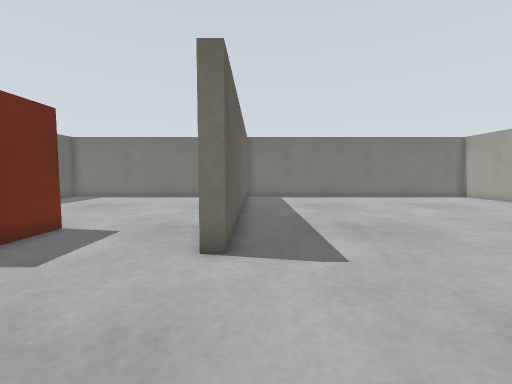
view 1 (above)

15 first-person views from a walk through a world built for the Gazebo simulator. The camera is 0.46 m above the floor, tilts 4° down and sees 90° across. The floor is counted in squares, 0.25 m on a side. Each view is taken from the middle of a square. On the plan, view 1 faces up. The plan holds only what a view shows up to about 15 squares ahead; the rest is blank. The place goes on beyond the plan. Robots are left out.

view 2
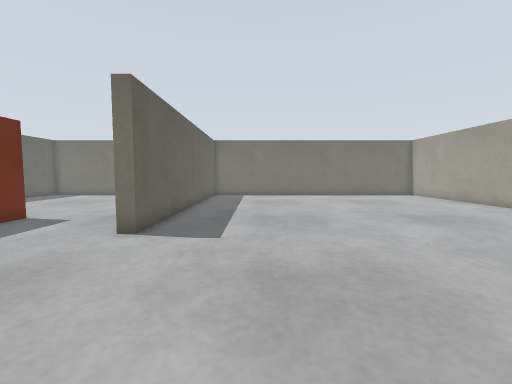

view 3
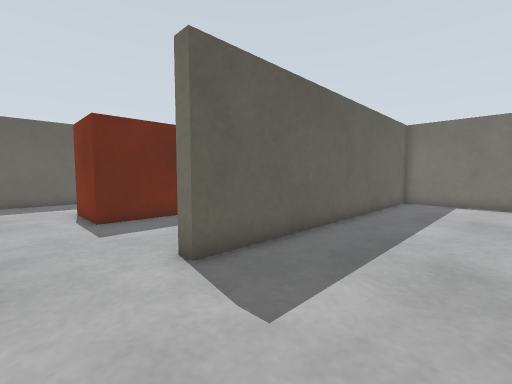

view 4
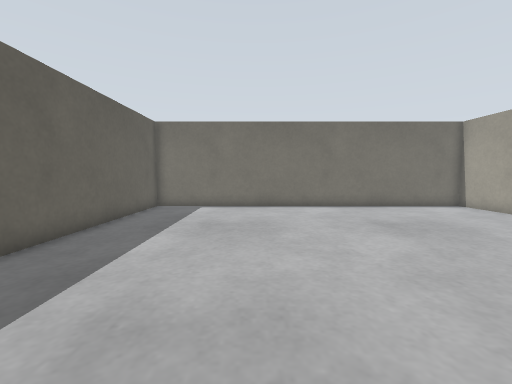

view 5
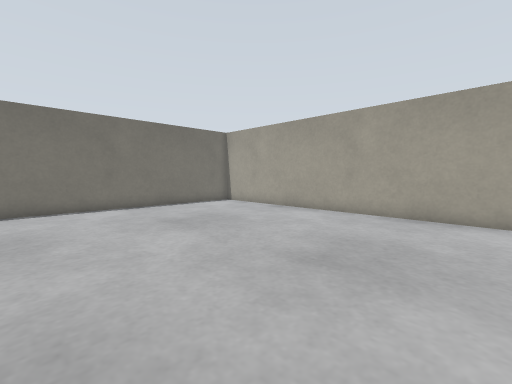

view 6
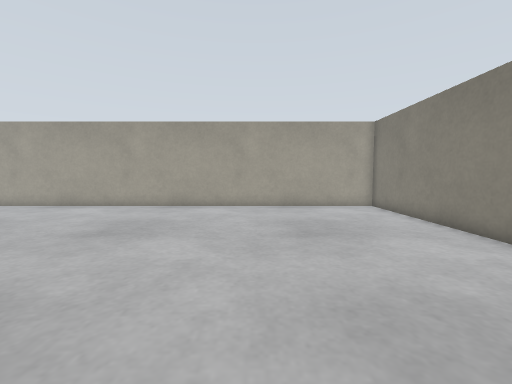

view 7
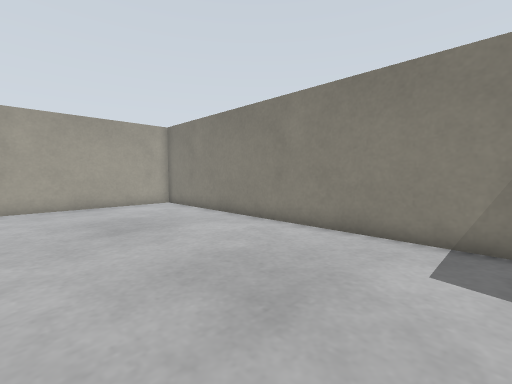

view 8
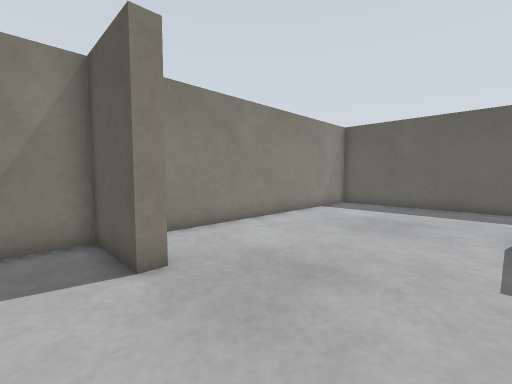

view 9
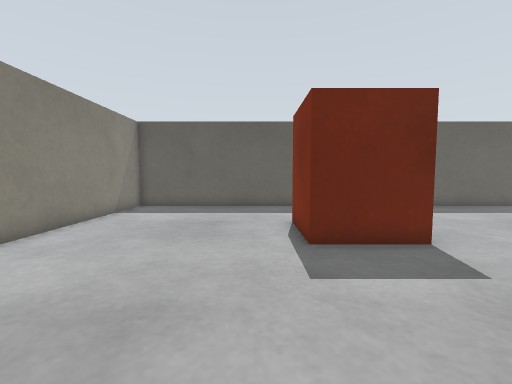

view 10
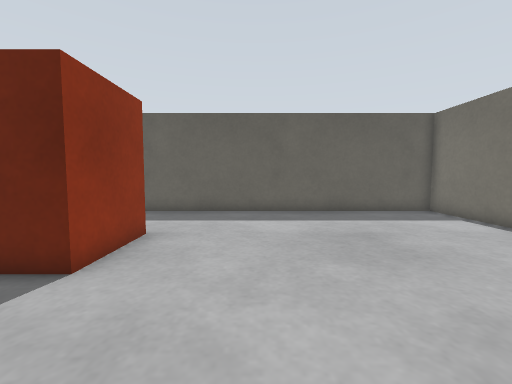

view 11
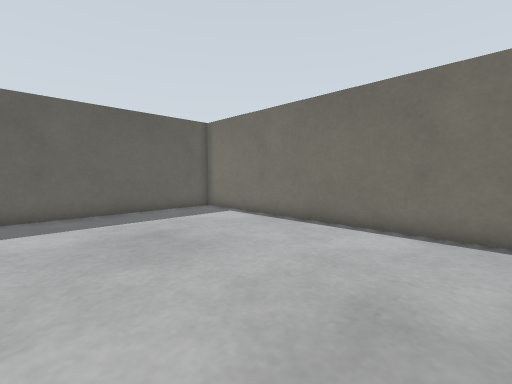

view 12
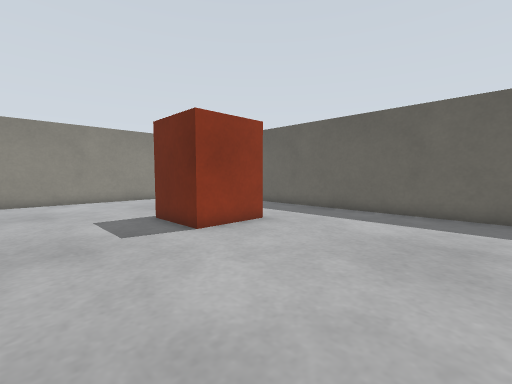

view 13
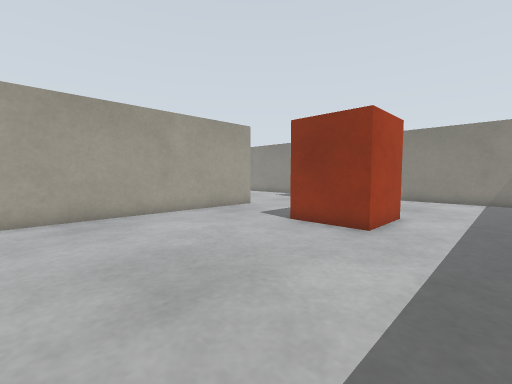

view 14
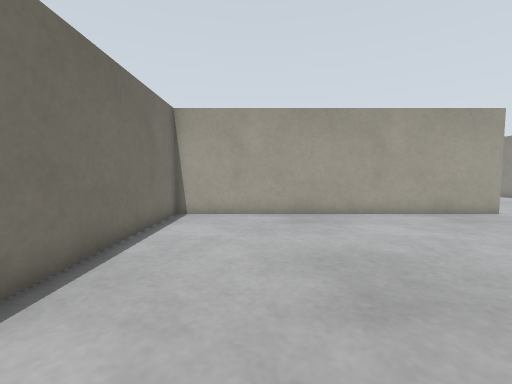

view 15
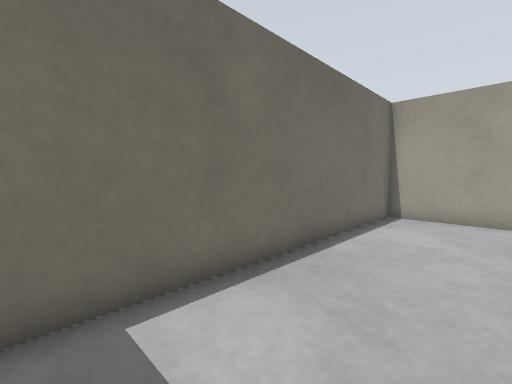

### Floor plan
Key: @ floor where view 1 was taken; # wall or solid block; . floor; C crate.
Columns run from 15 left of view 1 to 17 right of it. Each row starts with its distance up from view 1.
 21 #################################
 20 #.............#.................#
 19 #.............#.................#
 18 #.............#.................#
 17 #.............#.................#
 16 #.............#.................#
 15 #.............#.................#
 14 #.............#.................#
 13 #.............#.................#
 12 #.............#.................#
 11 #.............#.................#
 10 #.............#.................#
  9 #.....CCC.....#.................#
  8 #....CC C.....#.................#
  7 #....C  C.....#.................#
  6 #....C  C.....#.................#
  5 #.....CCC.......................#
  4 #...............................#
  3 #...............................#
  2 #...............................#
  1 #...............................#
  0 #.............#@................#
 -1 #.............#.................#
 -2 #.............#.................#
 -3 #################################

Positions as (right, up) in squares from view 1, and headings:
1: (0, 0), facing up
2: (3, -2), facing up
3: (4, 3), facing up-left
4: (5, 6), facing up
5: (5, 6), facing up-right
6: (2, 4), facing right
7: (1, 5), facing down-right
8: (1, 5), facing down-left
9: (0, 4), facing left
10: (-2, 12), facing left
11: (-2, 12), facing up-left
12: (-2, 16), facing down-left
13: (-13, 17), facing down-right
14: (-13, 17), facing right
15: (-13, 17), facing up-right
